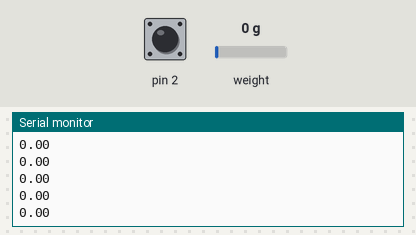
Bench run of a sketch on a simulated Arduino Uno, built with avr-gcc and run on an emulated ATmega328P. Shown: the last lines printed to the serial monitor. Inputs (shaded band) come from the test bench; at power-on: weight on the scale 0 g, pin 2 HIGH.

Above: at 2.3 s.
2.4 s: weight on the scale set to 100 g
At 2.41 s:
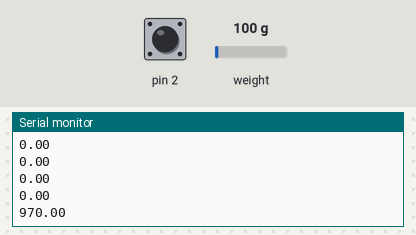
3.9 s: weight on the scale set to 1250 g
At 3.92 s:
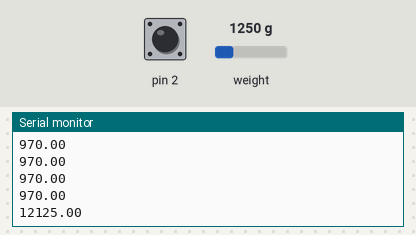
Timing chart, 0 to 6.9 s (numbered marks = the images above; inputs shaded):
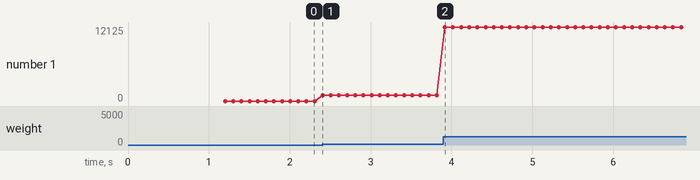

Measured:
- after the input at 2.4 s, the serial monitor: prints a new line at once (image 1)
- after the input at 3.9 s, the serial monitor: prints a new line at once (image 2)
- plotted number 1: 0 → 970 after the input at 2.4 s, 970 → 12125 after the input at 3.9 s

The sketch:

OLED.ino
```cpp
#include <Wire.h>
//#include <Adafruit_SSD1306.h>
//#include <Adafruit_GFX.h>
#include "HX711.h"

// HX711.DOUT  - pin #A1
// HX711.PD_SCK - pin #A0

HX711 scale(A0, A1);    // parameter "gain" is ommited; the default value 128 is used by the library
float ip,i=0;
// OLED display TWI address
//#define OLED_ADDR   0x3C

//Adafruit_SSD1306 display(-1);

/*#if (SSD1306_LCDHEIGHT != 64)
#error("Height incorrect, please fix Adafruit_SSD1306.h!");
#endif*/
int state=0;
void setup() {
  // initialize and clear display
  //display.begin(SSD1306_SWITCHCAPVCC, OLED_ADDR);
  //display.display();
  scale.set_scale(2280.f);                      // this value is obtained by calibrating the scale with known weights; see the README for details
  scale.tare();               // reset the scale to 0
  i = scale.get_units(1);
  ip=i;
    pinMode(2, INPUT_PULLUP);
  //display.clearDisplay();
  Serial.begin(38400);
}

void loop() {
  state = digitalRead(2);
  if(state==LOW)
  {
   scale.tare();
  }

  i=scale.get_units();

  if((i)>((ip)+0.5) || (i)<((ip)-0.5) )
  {
   ip=i;
  }


  Serial.println(ip*9.7);
  //display.clearDisplay();
  //display.setTextSize(2);
  //display.setTextColor(WHITE);
  //display.setCursor(27, 30);
  //display.print((((ip*5.7)/1000)*9.81)*12);

  //display.print(ip*5.7);

  //display.display();
}
```
